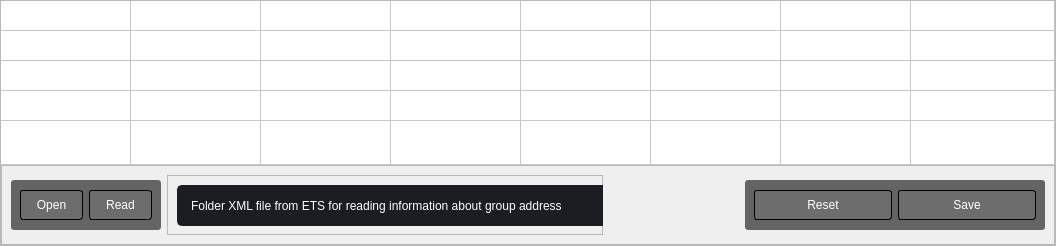
         <widget class="QWidget" name="Page_XML">
          <layout class="QHBoxLayout" name="horizontalLayout_12">
           <property name="spacing">
            <number>0</number>
           </property>
           <property name="leftMargin">
            <number>0</number>
           </property>
           <property name="topMargin">
            <number>0</number>
           </property>
           <property name="rightMargin">
            <number>0</number>
           </property>
           <property name="bottomMargin">
            <number>0</number>
           </property>
           <item>
            <widget class="QFrame" name="frame_25">
             <property name="frameShape">
              <enum>QFrame::StyledPanel</enum>
             </property>
             <property name="frameShadow">
              <enum>QFrame::Raised</enum>
             </property>
             <layout class="QVBoxLayout" name="verticalLayout_4">
              <property name="spacing">
               <number>0</number>
              </property>
              <property name="leftMargin">
               <number>0</number>
              </property>
              <property name="topMargin">
               <number>0</number>
              </property>
              <property name="rightMargin">
               <number>0</number>
              </property>
              <property name="bottomMargin">
               <number>0</number>
              </property>
              <item>
               <widget class="QTableWidget" name="table_forLog">
                <property name="styleSheet">
                 <string notr="true">QHeaderView::section:horizontal
{
    border: 1px solid rgb(32, 34, 42);
	background-color:rgb(53, 53, 53);
	color: rgb(255, 255, 255);
}

 QScrollBar:vertical {
	border: none;
    background: rgb(52, 59, 72);
    width: 14px;
	border-radius: 0px;
 }</string>
                </property>
                <property name="frameShape">
                 <enum>QFrame::NoFrame</enum>
                </property>
                <property name="verticalScrollBarPolicy">
                 <enum>Qt::ScrollBarAsNeeded</enum>
                </property>
                <property name="sizeAdjustPolicy">
                 <enum>QAbstractScrollArea::AdjustToContents</enum>
                </property>
                <property name="autoScroll">
                 <bool>false</bool>
                </property>
                <property name="editTriggers">
                 <set>QAbstractItemView::AnyKeyPressed|QAbstractItemView::DoubleClicked|QAbstractItemView::EditKeyPressed|QAbstractItemView::SelectedClicked</set>
                </property>
                <property name="alternatingRowColors">
                 <bool>false</bool>
                </property>
                <property name="showGrid">
                 <bool>true</bool>
                </property>
                <property name="sortingEnabled">
                 <bool>true</bool>
                </property>
                <property name="wordWrap">
                 <bool>true</bool>
                </property>
                <property name="rowCount">
                 <number>5</number>
                </property>
                <attribute name="horizontalHeaderVisible">
                 <bool>false</bool>
                </attribute>
                <attribute name="horizontalHeaderCascadingSectionResizes">
                 <bool>false</bool>
                </attribute>
                <attribute name="horizontalHeaderDefaultSectionSize">
                 <number>130</number>
                </attribute>
                <attribute name="horizontalHeaderHighlightSections">
                 <bool>true</bool>
                </attribute>
                <attribute name="horizontalHeaderShowSortIndicator" stdset="0">
                 <bool>false</bool>
                </attribute>
                <attribute name="horizontalHeaderStretchLastSection">
                 <bool>true</bool>
                </attribute>
                <attribute name="verticalHeaderVisible">
                 <bool>false</bool>
                </attribute>
                <attribute name="verticalHeaderCascadingSectionResizes">
                 <bool>false</bool>
                </attribute>
                <attribute name="verticalHeaderHighlightSections">
                 <bool>false</bool>
                </attribute>
                <attribute name="verticalHeaderShowSortIndicator" stdset="0">
                 <bool>false</bool>
                </attribute>
                <attribute name="verticalHeaderStretchLastSection">
                 <bool>true</bool>
                </attribute>
                <row/>
                <row/>
                <row/>
                <row/>
                <row/>
                <column>
                 <property name="text">
                  <string>№</string>
                 </property>
                 <property name="textAlignment">
                  <set>AlignCenter</set>
                 </property>
                </column>
                <column>
                 <property name="text">
                  <string>Name</string>
                 </property>
                </column>
                <column>
                 <property name="text">
                  <string>Address</string>
                 </property>
                </column>
                <column>
                 <property name="text">
                  <string>Data Type</string>
                 </property>
                </column>
                <column>
                 <property name="text">
                  <string>Long/Short</string>
                 </property>
                </column>
                <column>
                 <property name="text">
                  <string>GateWay</string>
                 </property>
                </column>
                <column>
                 <property name="text">
                  <string>6</string>
                 </property>
                </column>
                <column>
                 <property name="text">
                  <string>Comments</string>
                 </property>
                </column>
               </widget>
              </item>
              <item>
               <widget class="QFrame" name="frame_18">
                <property name="minimumSize">
                 <size>
                  <width>0</width>
                  <height>80</height>
                 </size>
                </property>
                <property name="maximumSize">
                 <size>
                  <width>16777215</width>
                  <height>80</height>
                 </size>
                </property>
                <property name="frameShape">
                 <enum>QFrame::StyledPanel</enum>
                </property>
                <property name="frameShadow">
                 <enum>QFrame::Raised</enum>
                </property>
                <layout class="QHBoxLayout" name="horizontalLayout_13">
                 <item>
                  <widget class="QFrame" name="frame_24">
                   <property name="maximumSize">
                    <size>
                     <width>150</width>
                     <height>50</height>
                    </size>
                   </property>
                   <property name="styleSheet">
                    <string notr="true">background-color: rgb(100,100,100);
border-radius: 3px;</string>
                   </property>
                   <property name="frameShape">
                    <enum>QFrame::StyledPanel</enum>
                   </property>
                   <property name="frameShadow">
                    <enum>QFrame::Raised</enum>
                   </property>
                   <layout class="QHBoxLayout" name="horizontalLayout_16">
                    <item>
                     <widget class="QPushButton" name="Open_XML">
                      <property name="minimumSize">
                       <size>
                        <width>0</width>
                        <height>30</height>
                       </size>
                      </property>
                      <property name="styleSheet">
                       <string notr="true">QPushButton {
	border: 1px solid;
	background-color: rgb(109, 109, 109);
	
	color: rgb(255, 255, 255);
}
QPushButton:hover {
	background-color: rgb(136, 136, 136);

}
QPushButton:pressed {	
	background-color: rgb(85, 170, 255);
}</string>
                      </property>
                      <property name="text">
                       <string>Open</string>
                      </property>
                      <property name="icon">
                       <iconset>
                        <normaloff>C:/Users/Scitecever/.designer/PycharmProjects/Simple_PySide_Base-master/icons/16x16/cil-folder-open.png</normaloff>C:/Users/Scitecever/.designer/PycharmProjects/Simple_PySide_Base-master/icons/16x16/cil-folder-open.png</iconset>
                      </property>
                     </widget>
                    </item>
                    <item>
                     <widget class="QPushButton" name="Read_XML">
                      <property name="minimumSize">
                       <size>
                        <width>0</width>
                        <height>30</height>
                       </size>
                      </property>
                      <property name="styleSheet">
                       <string notr="true">QPushButton {
	border: 1px solid;
	background-color: rgb(109, 109, 109);
	
	color: rgb(255, 255, 255);
}
QPushButton:hover {
	background-color: rgb(136, 136, 136);

}
QPushButton:pressed {	
	background-color: rgb(85, 170, 255);
}</string>
                      </property>
                      <property name="text">
                       <string>Read</string>
                      </property>
                     </widget>
                    </item>
                   </layout>
                  </widget>
                 </item>
                 <item>
                  <widget class="QFrame" name="frame_8">
                   <property name="frameShape">
                    <enum>QFrame::StyledPanel</enum>
                   </property>
                   <property name="frameShadow">
                    <enum>QFrame::Raised</enum>
                   </property>
                   <widget class="QLineEdit" name="Open_File_XML_ETSgroup">
                    <property name="geometry">
                     <rect>
                      <x>10</x>
                      <y>10</y>
                      <width>511</width>
                      <height>41</height>
                     </rect>
                    </property>
                    <property name="styleSheet">
                     <string notr="true">
QLineEdit {
	background-color: rgb(27, 29, 35);
	border-radius: 5px;
	border: 2px solid rgb(27, 29, 35);
	padding-left: 10px;
	color: rgb(255, 255, 255);
}
QLineEdit:hover {
	border: 2px solid rgb(64, 71, 88);
}
QLineEdit:focus {
	border: 2px solid rgb(91, 101, 124);
}</string>
                    </property>
                    <property name="text">
                     <string>Folder XML file from ETS for reading information about group address</string>
                    </property>
                   </widget>
                  </widget>
                 </item>
                 <item alignment="Qt::AlignRight">
                  <widget class="QFrame" name="frame_20">
                   <property name="minimumSize">
                    <size>
                     <width>300</width>
                     <height>50</height>
                    </size>
                   </property>
                   <property name="maximumSize">
                    <size>
                     <width>16777215</width>
                     <height>50</height>
                    </size>
                   </property>
                   <property name="styleSheet">
                    <string notr="true">background-color: rgb(100,100,100);
border-radius: 3px;</string>
                   </property>
                   <property name="frameShape">
                    <enum>QFrame::StyledPanel</enum>
                   </property>
                   <property name="frameShadow">
                    <enum>QFrame::Raised</enum>
                   </property>
                   <layout class="QHBoxLayout" name="horizontalLayout_15">
                    <item>
                     <widget class="QPushButton" name="pushButton_2">
                      <property name="minimumSize">
                       <size>
                        <width>0</width>
                        <height>30</height>
                       </size>
                      </property>
                      <property name="styleSheet">
                       <string notr="true">QPushButton {
	border: 1px solid;
	background-color: rgb(109, 109, 109);
	
	color: rgb(255, 255, 255);
}
QPushButton:hover {
	background-color: rgb(136, 136, 136);

}
QPushButton:pressed {	
	background-color: rgb(85, 170, 255);
}</string>
                      </property>
                      <property name="text">
                       <string>Reset</string>
                      </property>
                     </widget>
                    </item>
                    <item>
                     <widget class="QPushButton" name="pushButton">
                      <property name="minimumSize">
                       <size>
                        <width>0</width>
                        <height>30</height>
                       </size>
                      </property>
                      <property name="styleSheet">
                       <string notr="true">QPushButton {
	border: 1px solid;
	background-color: rgb(109, 109, 109);
	
	color: rgb(255, 255, 255);
}
QPushButton:hover {
	background-color: rgb(136, 136, 136);

}
QPushButton:pressed {	
	background-color: rgb(85, 170, 255);
}</string>
                      </property>
                      <property name="text">
                       <string>Save</string>
                      </property>
                     </widget>
                    </item>
                   </layout>
                  </widget>
                 </item>
                </layout>
               </widget>
              </item>
             </layout>
            </widget>
           </item>
          </layout>
         </widget>
